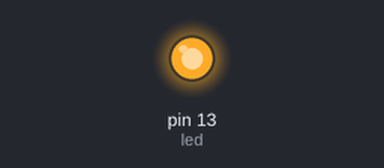
The sketch below on a simulated Arduino Uno, built with avr-gcc and run on an emulated ATmega328P. Parts: output pins drawn as LEDs (lit = HIGH).

Above: at 1.0 s.
At 3.0 s:
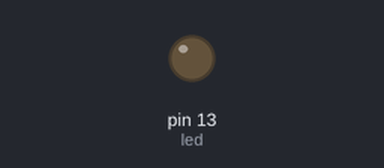
Timing chart, 0 to 5.2 s (numbered marks = the images above):
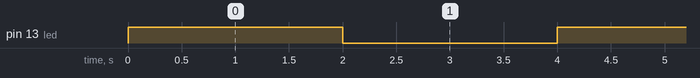

The sketch:

Blink.ino
```cpp
int led = 13;


void Blink(int duration){

 digitalWrite(led, HIGH);           // turn the LED on (HIGH is the voltage level)
 delay(duration);                       // wait for a second (milliseconds)
 digitalWrite(led, LOW);            // turn the LED off by making the voltage LOW
 delay(duration);                       // wait for a second (milliseconds)

}

void setup() {

 pinMode(led, OUTPUT);       // led pin initialization as an output

}

void loop() {
  Blink(2000);
}
```

Measured:
- by itself, pin 13 (led): alternates HIGH for 2.0 s and LOW for 2.0 s
